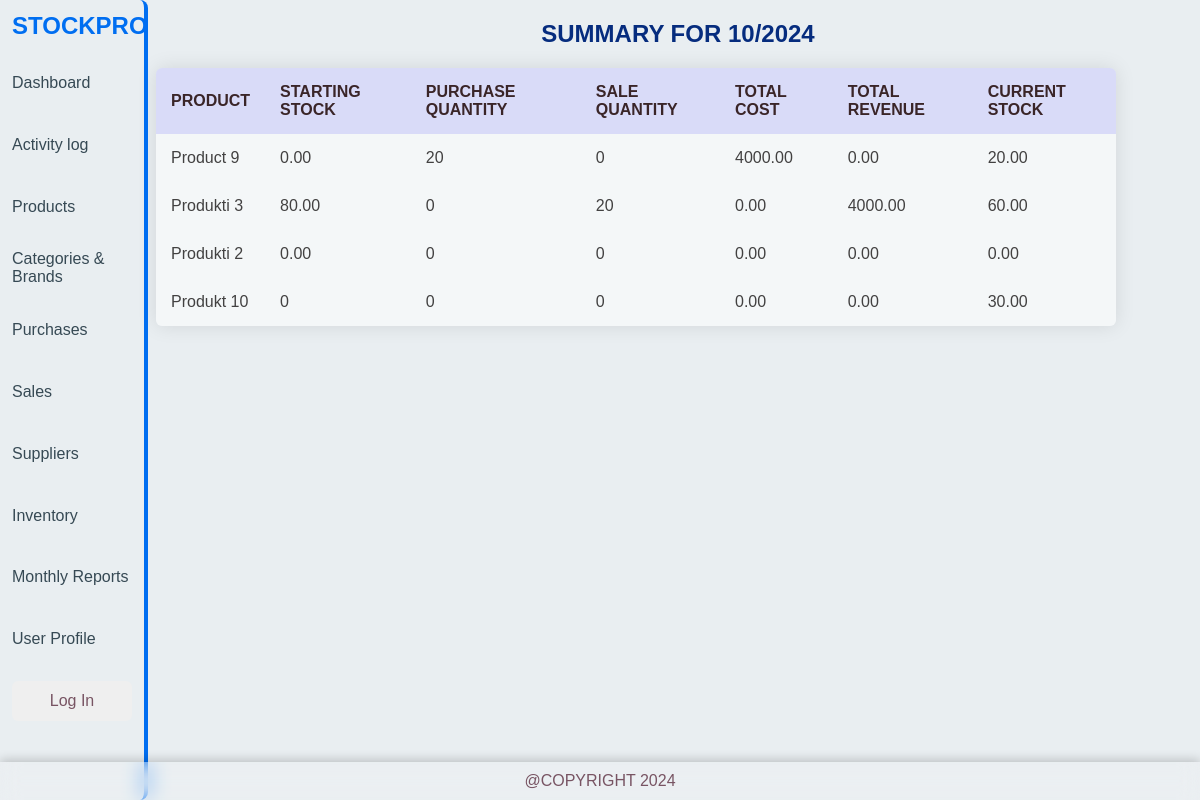
The app's page /current_month_summary with its own data.
### product/models.py (models this page shows, shortened)
class Product(models.Model):
    name = models.CharField(max_length=255)
    category = models.ForeignKey('Category', on_delete=models.SET_NULL,blank=True, null=True, db_index=True)
    brand = models.ForeignKey('Brand', on_delete=models.SET_NULL, blank=True, null=True, db_index=True)
    description = models.TextField(blank=True, null=True)
    date_added = models.DateTimeField( db_index=True, default=timezone.now)
    current_stock = models.DecimalField(max_digits=20, decimal_places=2, default=0)
    initial_stock = models.DecimalField(max_digits=20, decimal_places=2, default=0)
    is_active = models.BooleanField(default=True)
    reorder_level = models.DecimalField(max_digits=20, decimal_places=2, default=10)

### product/views.py (the view)
# urls.py: path('current_month_summary', views.current_month_summary, name='current_month_summary'),
def current_month_summary(request):
    now = timezone.now()
    current_year = now.year
    current_month = now.month
    if now.month == 1:
            year = now.year - 1
            month = 12
    else:
            year = now.year
            month = now.month - 1
    purchases = Purchase.objects.filter(
        purchase_date__year=current_year,
        purchase_date__month=current_month
    ).values('product__name').annotate(
        total_purchases=Sum('purchase_quantity'),
        total_cost=Sum(F('purchase_quantity') * F('purchase_price'))
    )
    sales = Sale.objects.filter(
        sale_date__year=current_year,
        sale_date__month=current_month
    ).values('product__name').annotate(
        total_sales=Sum('sale_quantity'),
        total_revenue=Sum(F('sale_quantity') * (F('sale_price') - F('discount')))
    )
    products = Product.objects.all().values('name', 'current_stock')
    starting_stocks = MonthlyData.objects.filter(
        year=year,
        month=month
    ).values('product__name', 'ending_stock')
    starting_stock_dict = {s['product__name']: s['ending_stock'] for s in starting_stocks}
    summary = {}
    for p in purchases:
        summary[p['product__name']] = {
            'total_purchases': p['total_purchases'],
            'total_cost': p['total_cost'],
            'total_sales': 0,  # Default for sales
            'total_revenue': 0,  # Default for revenue
            'current_stock': 0,  # Default for stock
            'starting_stock': starting_stock_dict.get(p['product__name'], 0)  # Get from MonthlyData or default to 0
        }
    for s in sales:
        if s['product__name'] in summary:
            summary[s['product__name']].update({
                'total_sales': s['total_sales'],
                'total_revenue': s['total_revenue']
            })
        else:
            summary[s['product__name']] = {
                'total_purchases': 0,  # Default for purchases
                'total_cost': 0,  # Default for cost
                'total_sales': s['total_sales'],
                'total_revenue': s['total_revenue'],
                'current_stock': 0,  # Default for stock
                'starting_stock': starting_stock_dict.get(s['product__name'], 0)  # Get from MonthlyData or default to 0
            }
    for product in products:
        if product['name'] in summary:
            summary[product['name']]['current_stock'] = product['current_stock']
        else:
            summary[product['name']] = {
                'total_purchases': 0,
                'total_cost': 0,
                'total_sales': 0,
                'total_revenue': 0,
                'current_stock': product['current_stock'],
                'starting_stock': starting_stock_dict.get(product['name'], 0)  # Get from MonthlyData or default to 0
            }
    summary_data = [{'product_name': key, **value} for key, value in summary.items()]
    return render(request, 'current_month_summary.html', {
        'summary_data': summary_data,
        'current_month': current_month,
        'current_year': current_year,
    })

### product/templates/current_month_summary.html (shortened to what this page needs)
{% extends 'base.html' %}
{% block content %}
  <h2>SUMMARY FOR {{ current_month }}/{{ current_year }}</h2>
  {% if summary_data %}
    <table class="table table-bordered">
      <thead>
        <tr>
          <th>PRODUCT</th>
          <th>STARTING STOCK</th>
          <th>PURCHASE QUANTITY</th>
          <th>SALE QUANTITY</th>
          <th>TOTAL COST</th>
          <th>TOTAL REVENUE</th>
          <th>CURRENT STOCK</th>
        </tr>
      </thead>
      <tbody>
        {% for item in summary_data %}
          <tr>
            <td>{{ item.product_name }}</td>
            <td>{{ item.starting_stock }}</td>
            <td>{{ item.total_purchases }}</td>
            <td>{{ item.total_sales }}</td>
            <td>{{ item.total_cost|floatformat:2 }}</td>
            <td>{{ item.total_revenue|floatformat:2 }}</td>
            <td>{{ item.current_stock }}</td>
          </tr>
        {% endfor %}
      </tbody>
    </table>
  {% else %}
    <p>No transactions for this month.</p>
  {% endif %}
{% endblock %}

### core/templates/base.html (shortened to what this page needs)
{% load static %}
<!DOCTYPE html>
<html lang="en">
<head>
</head>
<body>
    <div class="menu">
        <div class="logo">STOCKPRO</div>
        <div class="options_menu">
            <div class="options"><a href="{% url 'dashboard' %}">Dashboard</a></div>
            <div class="options"><a href="{% url 'add_transaction' %}">Activity log</a></div>
            <div class="options"><a href="{% url 'add_product' %}">Products</a></div>
            <div class="options"><a href="{% url 'add_category_and_brand' %}">Categories & Brands</a></div>
            <div class="options">Purchases</div>
            <div class="options">Sales</div>
            <div class="options">Suppliers</div>
            <div class="options"><a href="{% url 'past_month_data' year=2024 month=9 %}">Inventory</a></div>
            <div class="options"><a href="{% url 'current_month_summary' %}">Monthly Reports</a></div>
            <div class="options">User Profile</div>
            {% if user.is_authenticated %}
                <div class="options logout">
                    <form action="{% url 'logout' %}" method="POST">
                        {% csrf_token %}
                        <button type="submit">Log Out</button>
                    </form></div>
            {% else %}
            <div class="options login"><button><a href="{% url 'login' %}">Log In</a></button></div>
            {% endif %}
        </div>
    </div>
    <div class="content">
    {% block content %}
    {% endblock %}
</div>
</body>
<footer> @COPYRIGHT 2024 </footer>

### core/templates/base.html (style rules this page uses)
body { max-width: 100vw; display: grid; grid-template-columns: 12% auto; margin: 0; background-color: #e9eef1; font-family: 'Open Sans', sans-serif; }
.menu { position: fixed; display: inline-block; width: 12%; height: 100vh; border-right: 4px solid #006ef1; border-radius: 8px; }
.options_menu { height: 85%; display: flex; flex-direction: column; justify-content: space-around; color: #364954; }
.options { height: 100%; display: flex; align-items: center; padding-left: 12px; }
.logo { font-size: 24px; margin: 12px; font-weight: 700; color: #006ef1; }
footer { position: fixed; font-weight: 500; bottom: 0; left: 0; width: 100%; background: rgba(255, 255, 255, 0.1); backdrop-filter: blur(10px); box-shadow: 0px -2px 10px rgba(0, 0, 0, 0.2); color: #785463; text-align: center; padding: 10px 0; z-index: 1000; }
button { width: 120px; height: 40px; border: none; border-radius: 6px; font-size: 16px; color: #785463; text-align: center; }
.content { grid-column: 2; min-height: 100vh; padding-left: 12px; }
a { text-decoration: none; color: inherit; }

### product/templates/current_month_summary.html (style rules this page uses)
html, body { height: 100%; }
body { margin: 0; font-family: sans-serif; font-weight: 100; }
table { width: 80vw; border-collapse: collapse; overflow: hidden; box-shadow: 0 0 20px rgba(0,0,0,0.1); border-radius: 6px; }
th, td { padding: 15px; background-color: rgba(255, 255, 255, 0.488); color: #424141; }
th { text-align: left; }
h2 { text-align: center; color: #062c7e; }

### records on screen
Product: product_name "Product 9", starting_stock "0.00", total_purchases "20", total_sales "0", total_cost "4000.00", total_revenue "0.00", current_stock "20.00"
Product: product_name "Produkti 2", starting_stock "0.00", total_purchases "0", total_sales "0", total_cost "0.00", total_revenue "0.00", current_stock "0.00"

### other values on screen
{{ item.product_name }} "Produkti 3" "Produkt 10"
{{ item.starting_stock }} "80.00" "0"
{{ item.total_purchases }} "0" "0"
{{ item.total_sales }} "20" "0"
{{ item.total_cost|floatformat:2 }} "0.00" "0.00"
{{ item.total_revenue|floatformat:2 }} "4000.00" "0.00"
{{ item.current_stock }} "60.00" "30.00"
